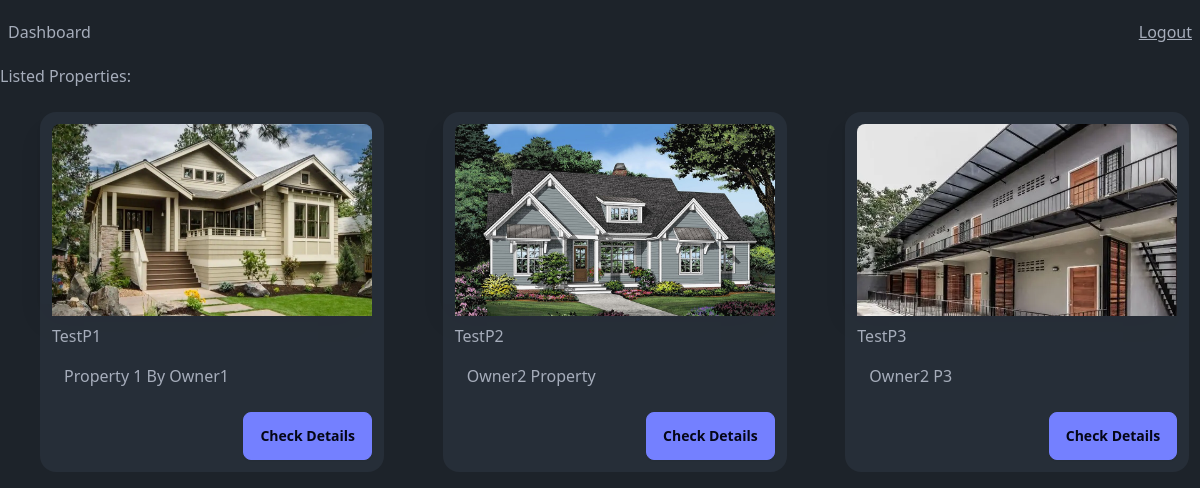
/users/dashboard.php (signed in), run on the app's committed database.
### tables this page shows
CREATE TABLE `propertyimages` (
  `image_id` int(11) NOT NULL,
  `property_id` int(11) NOT NULL,
  `image_url` varchar(255) NOT NULL
);

CREATE TABLE `properties` (
  `property_id` int(11) NOT NULL,
  `property_name` varchar(100) NOT NULL,
  `address` varchar(255) NOT NULL,
  `city` varchar(100) NOT NULL,
  `state` varchar(100) NOT NULL,
  `country` varchar(100) NOT NULL,
  `description` text DEFAULT NULL,
  `total_rooms` int(11) NOT NULL,
  `admin_id` int(11) NOT NULL
);

### src/users/dashboard.php (the view, shortened to what this page needs)
<?php
@include "../conn.php";
if (isset($_SESSION['UserID'])) {
    $sql = "SELECT * FROM Properties";
    $result = mysqli_query($connection, $sql);
} else {
    header("Location: ../login.php");
    exit();
}
?>
<!DOCTYPE html>
<html lang="en" data-theme="dark">
<head>
    <link rel="stylesheet" href="../../dist/output.css">
    <link href="https://cdn.jsdelivr.net/npm/daisyui@4.4.19/dist/full.min.css" rel="stylesheet" type="text/css" />
</head>
<body>
    <div class='navbar justify-between'>
        <a href="dashboard.php">Dashboard</a>
        <ul>
            <li><a class='underline' href="../logout.php">Logout</a><li>
        </ul>
    </div>
    <h2>Listed Properties:</h2>
    <div class='grid grid-cols-3 gap-2'>
        <?php
        while ($property = mysqli_fetch_assoc($result)) {
            echo "<div class='card bg-base-100 shadow-xl image-full rounded-sm w-80 h-48 ml-10 mt-6'>";
            $property_id = $property['property_id'];
            $imageQuery = "SELECT Image_URL FROM PropertyImages WHERE property_id = '$property_id'";
            $imageResult = mysqli_query($connection, $imageQuery);
            echo "<div class='card-body p-3'>";
            echo '<div class="carousel w-80 h-48">';
            while ($image = mysqli_fetch_assoc($imageResult)) {
                echo "<div class='carousel-item'>";
                echo "<figure class='w-80 h-max object-cover'>";
                echo "<img class='rounded-lg' src='" . $image['Image_URL'] . "' alt='Property Image'>";
                echo "</figure>";
                echo "</div>";
            }
            echo '</div>';
            echo "<h2>" . $property['property_name'] . "</h2>";
            echo "<p class='px-3 pt-2 mb-4'>" . $property['description'] . "</p>";
            echo "<div class='card-actions justify-end'>";
            echo "<a class='btn btn-primary'href='check_details.php'>"."Check Details</a>";
            echo "</div>";
            echo "</div>";
            echo "</div>";
        }
        ?>
    </div>
    <script src="https://cdn.tailwindcss.com"></script>
</body>
</html>

### data on the page
properties: property_name "TestP1", description "Property 1 By Owner1"
propertyimages: image_url (picture)
properties: property_name "TestP2", description "Owner2 Property"
propertyimages: image_url (picture)
properties: property_name "TestP3", description "Owner2 P3"
propertyimages: image_url (picture)
